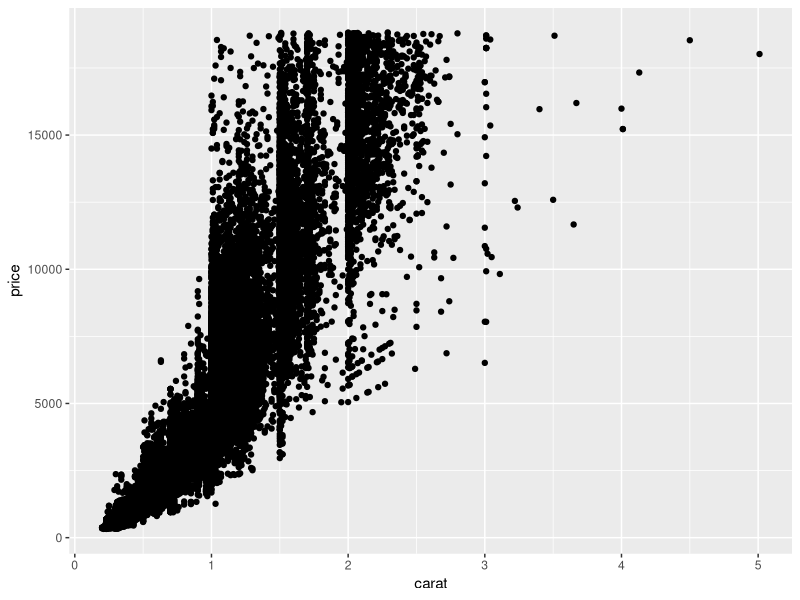
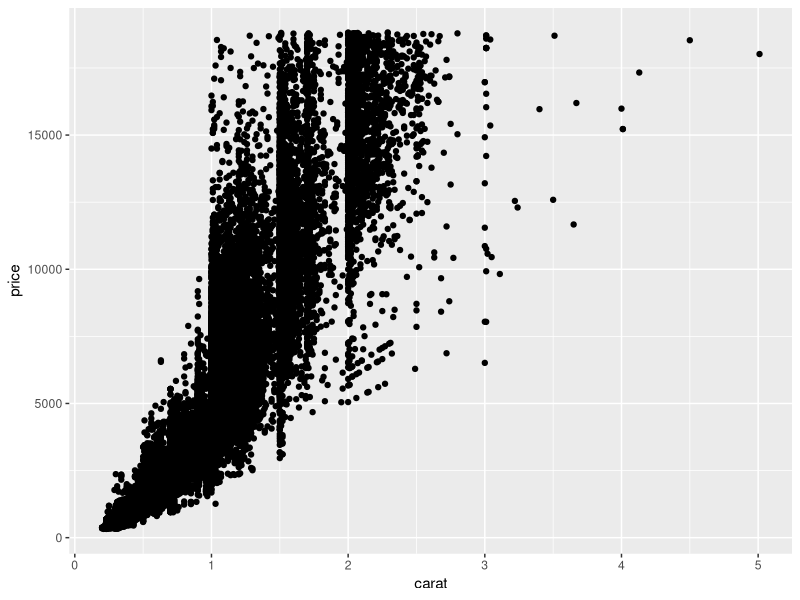
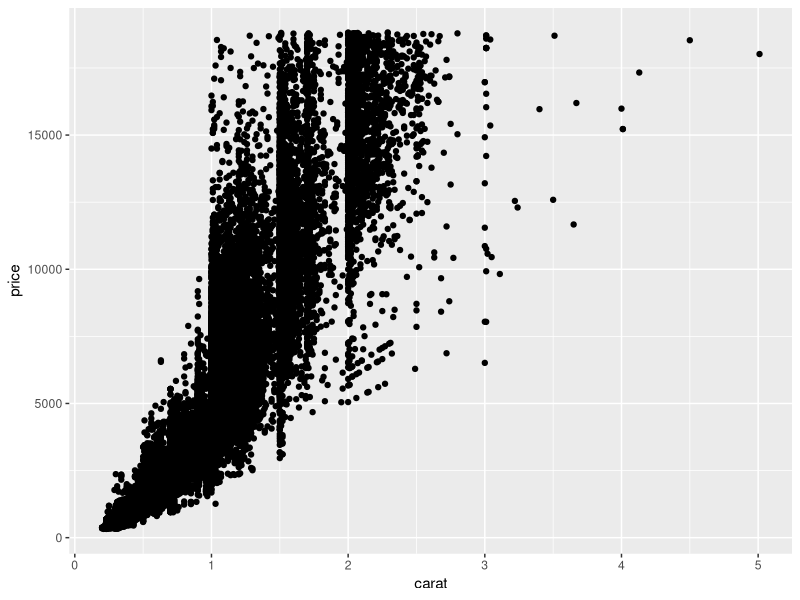
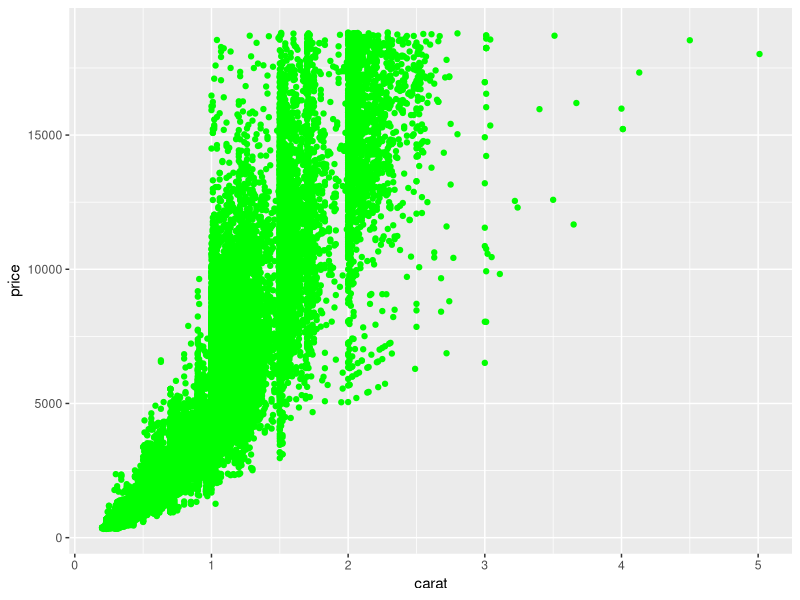
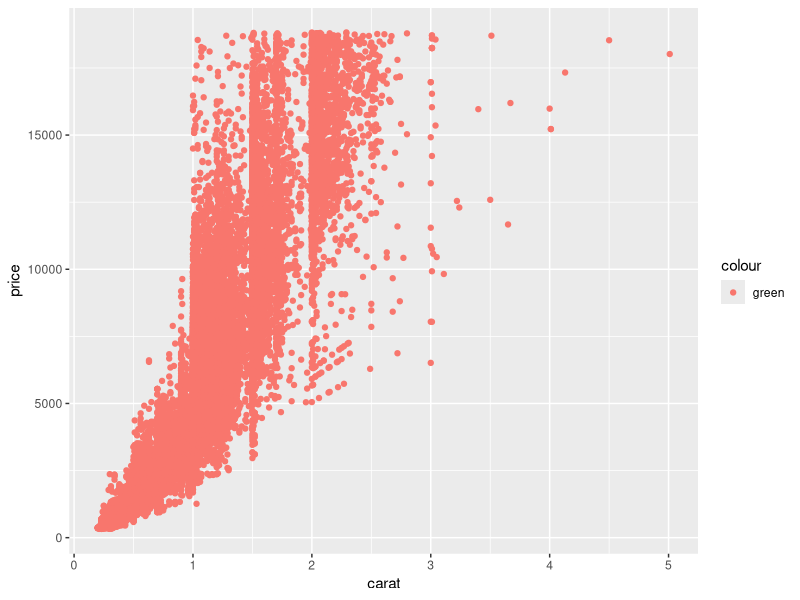
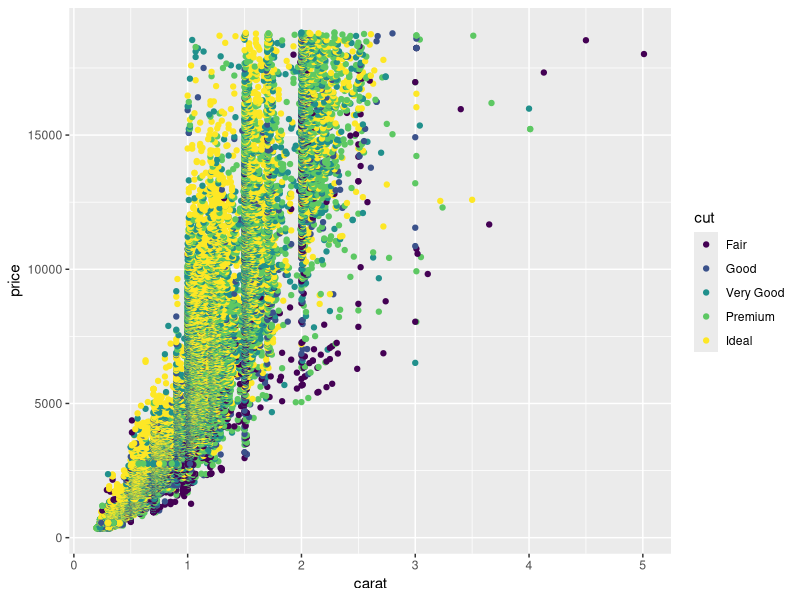
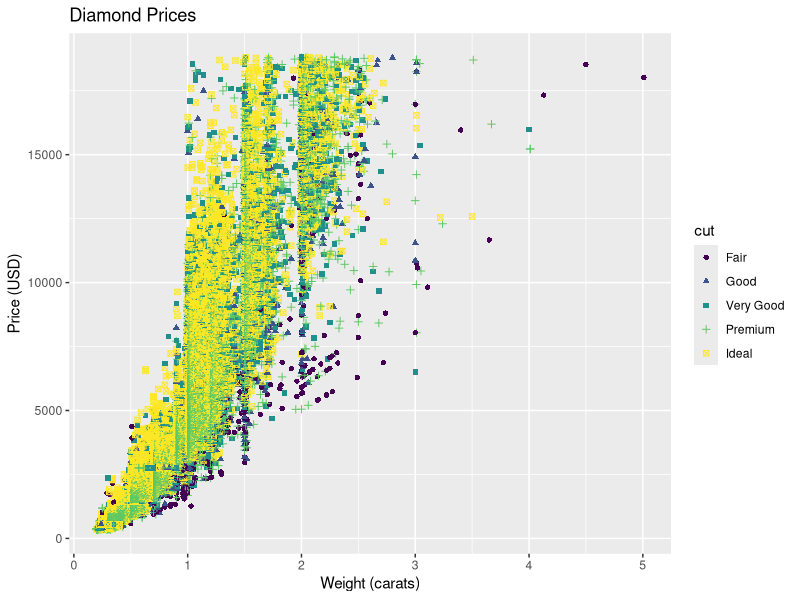
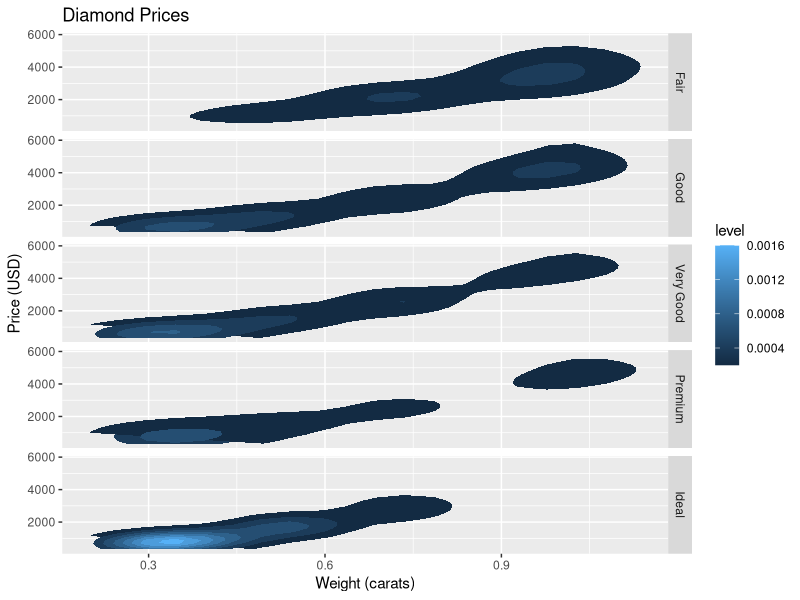

Here is the R script that generated these plots, in order:
# discussion05.R

# Week 4
# ------
 
# Check out <rweekly.org> for news about R!

# For print- and colorblind-safe colors, see <colorbrewer2.org>, along with the
# R packages `RColorBrewer` and `viridisLite`.


# ggplot2
# -------
# The "gg" stands for _grammar of graphics_.
#
# > ...the grammar tells us that a statistical graphic is a mapping from data
# > to aesthetic attributes (colour, shape, size) of geometric objects (points,
# > lines, bars).
# >
# > -- H. Wickham

library(tidyverse) # includes ggplot2

diamonds
?diamonds

# Each graphic has several layers:
#
# Layer  | Description
# -------|------------
#   data | The information you want to display, as a tidy data frame. Columns
#        | of the data get mapped to aesthetic attributes.
#        |
#  geoms | The geometry of the plot, such as points, lines, and bars.
#        |
# scales | The scales show how the data was mapped to aesthetic attributes, so
#        | that humans can read the graph. Axes and legends are scales.
#        |
#  stats | The statistical transformations required to create the plot. For
#        | example, histograms require binning. In some cases, it's clearer to
#        | apply transformations before plotting.
#        |
# facets | Facets are groups (subsets) of the data that should be displayed in
#        | individual plots, side-by-side.
#        |
# coords | The coordinates control how data is mapped to geometry. For example,
#        | a plot can use Cartesian (x, y) coordinates or polar coordinates.
#
# At minimum, three things are needed to make a plot:
#
# 1. A data frame passed to `ggplot()`
# 2. A geom added to the plot with `+`.
# 3. An aesthetic mapping passed to the geom through `aes()`.
#
# Add additional layers with `+`.

# ### Example
# Plot carat vs price.

# Aesthetics inside `aes()` are mapped to the data.
aes(x = carat, y = price)

ggplot(diamonds) + geom_point(aes(x = carat, y = price))

# Alternatively, to set a default aesthetic for all geoms:
ggplot(diamonds, aes(carat, price)) + geom_point()

# You can use variables to build up plots.
plt = ggplot(diamonds, aes(carat, price))
plt = plt + geom_point()
plt

# To set a fixed value for an aesthetic, do so outside of `aes()`.
plt = ggplot(diamonds, aes(carat, price))
plt = plt + geom_point(color = "green")
plt

# Trying to set a fixed value for an aesthetic inside of `aes()` will give
# results you might not expect:
plt = ggplot(diamonds, aes(carat, price))
plt = plt + geom_point(aes(color = "green"))
plt

# To set a data-driven value for an aesthetic, do so inside of `aes()`.
plt = ggplot(diamonds, aes(carat, price, color = cut))
plt = plt + geom_point()
plt

# What's wrong with the plot above?
#
# * Lots of points plotted on top of each other (overplotting)
# * No units on the axes
# * No title
# * Colors aren't print- and colorblind-safe (change the point shapes to make
#   groups visually distinct)

plt = ggplot(diamonds, aes(carat, price, color = cut, shape = cut))
plt = plt + geom_point()
plt = plt + labs(title = "Diamond Prices", x = "Weight (carats)",
  y = "Price (USD)")
plt

# Use a faceted 2d density plot to address overplotting:
plt = ggplot(diamonds, aes(carat, price))
# The ..level.. variable is created by stat_density2d()
plt = plt + stat_density2d(aes(fill = ..level..), geom = "polygon")
plt = plt + labs(title = "Diamond Prices", x = "Weight (carats)",
  y = "Price (USD)")
plt = plt + facet_grid(cut ~ .)
plt


# ### Example
# Fit regression lines...
plt = ggplot(diamonds, aes(log(carat), log(price)))
plt = plt + geom_density2d()
plt = plt + labs(title = "Diamond Prices", x = "Weight (carats)",
  y = "Price (USD)")
plt = plt + facet_grid(cut ~ .)
plt = plt + geom_smooth(method = "lm", color = "black")
plt


# Use lm() if you want the statistics for the linear model.
model = lm(price ~ carat, diamonds)
summary(model)

# To fit a model for every group, use split and lapply:
by_cut = split(diamonds, diamonds$cut)

models = lapply(by_cut, function(grp) {
  lm(price ~ carat, grp)
})


# What else can ggplot2 do?
#
# See <r4ds.had.co.nz/data-visualisation.html> for an introduction.
#
# See <docs.ggplot2.org> for a complete list of geoms.


# dplyr
# -----
# The dplyr package is designed to make it easier to do analysis on tabular
# data (tidy data frames). Common analysis tasks are described with verbs:
#
# dplyr     | Description                | base R
# --------- | -------------------------- | ------
# filter    | Take a subset of rows      | [ or subset()
# arrange   | Sort rows                  | [ with order()
# select    | Take a subset of columns   | [, [[, or $
# mutate    | Create new columns         | [, [[, or $
# summarize | Compute summary statistics | aggregate()
# group_by  | Group based on a column    | split()
#
# Note: you can do all of these things without dplyr.

library(tidyverse) # includes dplyr


# ### Example
# Do carnivores sleep more than other animals?
#
# Or: is diet related to sleep in animals?

msleep
?msleep

# Get statistics about sleep, by diet.
grp = group_by(msleep, vore)
sleep = summarize(grp, mean = mean(sleep_total), sd = sd(sleep_total))
arrange(sleep, mean)

# Make a plot of sleep distributions, by diet.
plt = ggplot(msleep, aes(vore, sleep_total))
plt = plt + geom_boxplot(aes(fill = vore))
plt = plt + scale_fill_hue(guide = FALSE)
plt = plt + labs(title = "Animal Sleep Distributions")
plt = plt + geom_point(stat = "summary", fun.y = mean, shape = 8)

# `geom_line()` tries to connect points in the same group.
plt = plt + geom_line(aes(group = 1), stat = "summary", fun.y = mean)

# Also see <r4ds.had.co.nz/transform.html>.


# broom & tidyr
# -------------
# Data contains measurements amount one or more subjects.
#
# An _observation_ is all of the measurements taken for one subject.
#
# A _covariate_ is one measurement taken across all of the subjects.
#
# Tidy data follows two rules:
#
# 1. Each observation has its own row.
# 2. Each variable has its own column.
#
# Most of the tidyverse packages, including dplyr and ggplot2, are designed to
# work with tidy data.


# The broom package has tools to automatically convert base R function output
# to tidy data.
#
# See <github.com/dgrtwo/broom>.


# The tidyr package has tools to manually convert tabular data to tidy data.
#
# See <r4ds.had.co.nz/tidy-data.html>.
